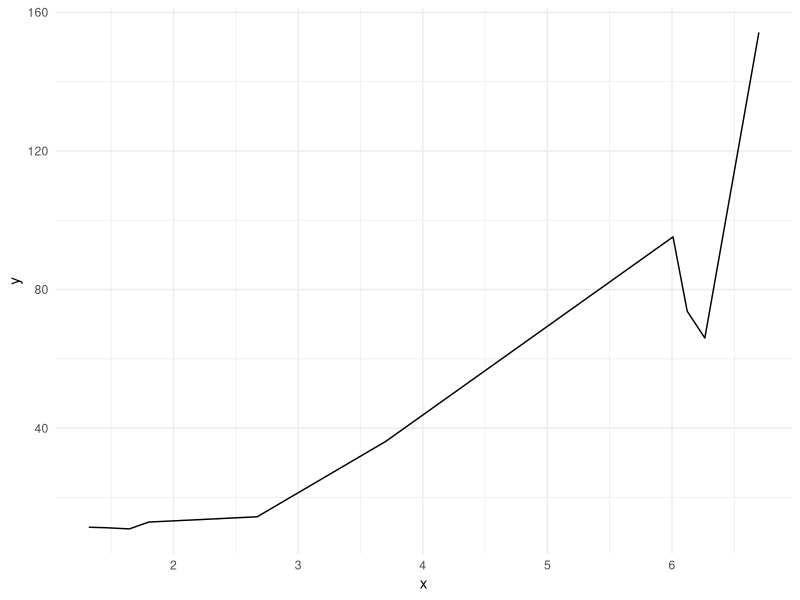

Reproduce this figure in R.
## ---- chunk 1
library(dplyr)

rm(list=ls())

x = runif(10,0,7)
acak1 = runif(10,0,.5)
acak2 = runif(10,0,.5)
acak3 = runif(10,0,.5)

y = acak1 * x + acak2 * x^2 + acak3 * x^3 + 10

data = data.frame(x,y)
## ---- chunk 2
data %>% knitr::kable()

library(ggplot2)
data %>%
  ggplot(aes(x,y)) +
  geom_line() +
  theme_minimal()
## ---- chunk 3
n = length(x)
x0 = rep(1,n)
X = cbind(x0,x1 = x,x2 = x^2,x3 = x^3)
t_X = t(X)
Y = y

# matriks X
X
## ---- chunk 4
solve(t_X %*% X) %*% t_X %*% Y
## ---- chunk 5
a_k = solve(t_X %*% X) %*% t_X %*% Y
a_k = round(a_k,3)
## ---- chunk 6
data %>%
  mutate(prediksi_y = a_k[1] + a_k[2] * x + a_k[3] * x^2 + a_k[4] * x^3) %>%
  mutate(error = y - prediksi_y,
         error = round(error,3)) %>%
  knitr::kable()
